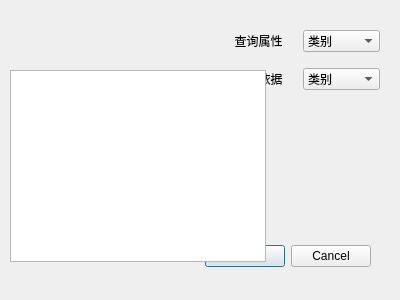
<?xml version="1.0" encoding="UTF-8"?>
<ui version="4.0">
 <class>QueryPad</class>
 <widget class="QDialog" name="QueryPad">
  <property name="geometry">
   <rect>
    <x>0</x>
    <y>0</y>
    <width>400</width>
    <height>300</height>
   </rect>
  </property>
  <property name="windowTitle">
   <string>Dialog</string>
  </property>
  <widget class="QDialogButtonBox" name="buttonBox">
   <property name="geometry">
    <rect>
     <x>30</x>
     <y>240</y>
     <width>341</width>
     <height>32</height>
    </rect>
   </property>
   <property name="orientation">
    <enum>Qt::Horizontal</enum>
   </property>
   <property name="standardButtons">
    <set>QDialogButtonBox::Cancel|QDialogButtonBox::Ok</set>
   </property>
  </widget>
  <widget class="QWidget" name="gridLayoutWidget">
   <property name="geometry">
    <rect>
     <x>220</x>
     <y>20</y>
     <width>160</width>
     <height>80</height>
    </rect>
   </property>
   <layout class="QGridLayout" name="gridLayout">
    <item row="0" column="0">
     <widget class="QLabel" name="label">
      <property name="text">
       <string>查询属性</string>
      </property>
      <property name="alignment">
       <set>Qt::AlignCenter</set>
      </property>
     </widget>
    </item>
    <item row="1" column="0">
     <widget class="QLabel" name="label_2">
      <property name="text">
       <string>排序依据</string>
      </property>
      <property name="alignment">
       <set>Qt::AlignCenter</set>
      </property>
     </widget>
    </item>
    <item row="1" column="1">
     <widget class="QComboBox" name="orderby">
      <property name="currentText">
       <string>书名</string>
      </property>
      <item>
       <property name="text">
        <string>类别</string>
       </property>
      </item>
      <item>
       <property name="text">
        <string>书名</string>
       </property>
      </item>
      <item>
       <property name="text">
        <string>出版社</string>
       </property>
      </item>
      <item>
       <property name="text">
        <string>年份</string>
       </property>
      </item>
      <item>
       <property name="text">
        <string>作者</string>
       </property>
      </item>
      <item>
       <property name="text">
        <string>价格</string>
       </property>
      </item>
     </widget>
    </item>
    <item row="0" column="1">
     <widget class="QComboBox" name="attr">
      <item>
       <property name="text">
        <string>类别</string>
       </property>
      </item>
      <item>
       <property name="text">
        <string>书名</string>
       </property>
      </item>
      <item>
       <property name="text">
        <string>出版社</string>
       </property>
      </item>
      <item>
       <property name="text">
        <string>年份</string>
       </property>
      </item>
      <item>
       <property name="text">
        <string>作者</string>
       </property>
      </item>
      <item>
       <property name="text">
        <string>价格</string>
       </property>
      </item>
     </widget>
    </item>
   </layout>
  </widget>
  <widget class="QTableView" name="resTable">
   <property name="geometry">
    <rect>
     <x>10</x>
     <y>70</y>
     <width>256</width>
     <height>192</height>
    </rect>
   </property>
  </widget>
 </widget>
 <resources/>
 <connections/>
</ui>
